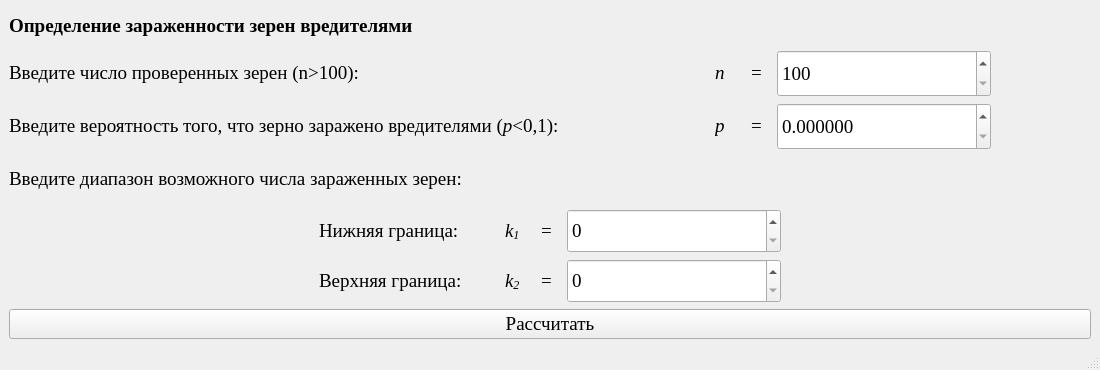
<?xml version="1.0" encoding="UTF-8"?>
<ui version="4.0">
 <class>MainWindow</class>
 <widget class="QMainWindow" name="MainWindow">
  <property name="geometry">
   <rect>
    <x>0</x>
    <y>0</y>
    <width>1100</width>
    <height>370</height>
   </rect>
  </property>
  <property name="minimumSize">
   <size>
    <width>1100</width>
    <height>370</height>
   </size>
  </property>
  <property name="maximumSize">
   <size>
    <width>1100</width>
    <height>370</height>
   </size>
  </property>
  <property name="windowTitle">
   <string>Определение зараженности зерен вредителями</string>
  </property>
  <widget class="QWidget" name="centralwidget">
   <layout class="QGridLayout" name="gridLayout_3">
    <item row="0" column="0">
     <widget class="QLabel" name="label_11">
      <property name="minimumSize">
       <size>
        <width>400</width>
        <height>35</height>
       </size>
      </property>
      <property name="font">
       <font>
        <family>Times New Roman</family>
        <pointsize>14</pointsize>
        <weight>75</weight>
        <bold>true</bold>
       </font>
      </property>
      <property name="text">
       <string>&lt;html&gt;&lt;head/&gt;&lt;body&gt;&lt;p&gt;Определение зараженности зерен вредителями&lt;/p&gt;&lt;/body&gt;&lt;/html&gt;</string>
      </property>
     </widget>
    </item>
    <item row="1" column="0">
     <layout class="QGridLayout" name="gridLayout_5" rowstretch="1,1,1,2">
      <item row="1" column="0">
       <layout class="QGridLayout" name="gridLayout_2">
        <item row="0" column="2">
         <widget class="QLabel" name="label_8">
          <property name="minimumSize">
           <size>
            <width>20</width>
            <height>0</height>
           </size>
          </property>
          <property name="maximumSize">
           <size>
            <width>20</width>
            <height>16777215</height>
           </size>
          </property>
          <property name="font">
           <font>
            <family>Times New Roman</family>
            <pointsize>14</pointsize>
           </font>
          </property>
          <property name="text">
           <string>&lt;html&gt;&lt;head/&gt;&lt;body&gt;&lt;p&gt;=&lt;/p&gt;&lt;/body&gt;&lt;/html&gt;</string>
          </property>
         </widget>
        </item>
        <item row="0" column="0">
         <widget class="QLabel" name="label_6">
          <property name="minimumSize">
           <size>
            <width>700</width>
            <height>35</height>
           </size>
          </property>
          <property name="font">
           <font>
            <family>Times New Roman</family>
            <pointsize>14</pointsize>
           </font>
          </property>
          <property name="text">
           <string>&lt;html&gt;&lt;head/&gt;&lt;body&gt;&lt;p&gt;Введите вероятность того, что зерно заражено вредителями (&lt;span style=&quot; font-style:italic;&quot;&gt;p&lt;/span&gt;&amp;lt;0,1):&lt;/p&gt;&lt;/body&gt;&lt;/html&gt;</string>
          </property>
         </widget>
        </item>
        <item row="0" column="3">
         <widget class="QDoubleSpinBox" name="doubleSpinBox_2">
          <property name="minimumSize">
           <size>
            <width>214</width>
            <height>25</height>
           </size>
          </property>
          <property name="maximumSize">
           <size>
            <width>16777215</width>
            <height>220</height>
           </size>
          </property>
          <property name="font">
           <font>
            <family>Times New Roman</family>
            <pointsize>14</pointsize>
           </font>
          </property>
          <property name="decimals">
           <number>6</number>
          </property>
          <property name="maximum">
           <double>0.099000000000000</double>
          </property>
          <property name="singleStep">
           <double>0.000001000000000</double>
          </property>
         </widget>
        </item>
        <item row="0" column="1">
         <widget class="QLabel" name="label_7">
          <property name="minimumSize">
           <size>
            <width>30</width>
            <height>0</height>
           </size>
          </property>
          <property name="maximumSize">
           <size>
            <width>30</width>
            <height>16777215</height>
           </size>
          </property>
          <property name="font">
           <font>
            <family>Times New Roman</family>
            <pointsize>14</pointsize>
            <italic>true</italic>
           </font>
          </property>
          <property name="text">
           <string>&lt;html&gt;&lt;head/&gt;&lt;body&gt;&lt;p&gt;p&lt;/p&gt;&lt;/body&gt;&lt;/html&gt;</string>
          </property>
         </widget>
        </item>
        <item row="0" column="4">
         <widget class="QLabel" name="label_10">
          <property name="text">
           <string/>
          </property>
         </widget>
        </item>
       </layout>
      </item>
      <item row="2" column="0">
       <layout class="QGridLayout" name="gridLayout_4">
        <item row="0" column="0">
         <widget class="QLabel" name="label_16">
          <property name="minimumSize">
           <size>
            <width>600</width>
            <height>35</height>
           </size>
          </property>
          <property name="font">
           <font>
            <family>Times New Roman</family>
            <pointsize>14</pointsize>
           </font>
          </property>
          <property name="text">
           <string>&lt;html&gt;&lt;head/&gt;&lt;body&gt;&lt;p&gt;Введите диапазон возможного числа зараженных зерен:&lt;/p&gt;&lt;/body&gt;&lt;/html&gt;</string>
          </property>
         </widget>
        </item>
       </layout>
      </item>
      <item row="0" column="0">
       <layout class="QGridLayout" name="gridLayout">
        <item row="0" column="1">
         <widget class="QLabel" name="label_2">
          <property name="minimumSize">
           <size>
            <width>30</width>
            <height>0</height>
           </size>
          </property>
          <property name="maximumSize">
           <size>
            <width>30</width>
            <height>16777215</height>
           </size>
          </property>
          <property name="font">
           <font>
            <family>Times New Roman</family>
            <pointsize>14</pointsize>
            <italic>true</italic>
           </font>
          </property>
          <property name="text">
           <string>&lt;html&gt;&lt;head/&gt;&lt;body&gt;&lt;p&gt;n&lt;/p&gt;&lt;/body&gt;&lt;/html&gt;</string>
          </property>
         </widget>
        </item>
        <item row="0" column="3">
         <widget class="QDoubleSpinBox" name="doubleSpinBox">
          <property name="minimumSize">
           <size>
            <width>214</width>
            <height>25</height>
           </size>
          </property>
          <property name="maximumSize">
           <size>
            <width>16777215</width>
            <height>220</height>
           </size>
          </property>
          <property name="font">
           <font>
            <family>Times New Roman</family>
            <pointsize>14</pointsize>
           </font>
          </property>
          <property name="decimals">
           <number>0</number>
          </property>
          <property name="minimum">
           <double>100.000000000000000</double>
          </property>
          <property name="maximum">
           <double>16777215.000000000000000</double>
          </property>
          <property name="value">
           <double>100.000000000000000</double>
          </property>
         </widget>
        </item>
        <item row="0" column="2">
         <widget class="QLabel" name="label_3">
          <property name="minimumSize">
           <size>
            <width>20</width>
            <height>0</height>
           </size>
          </property>
          <property name="maximumSize">
           <size>
            <width>20</width>
            <height>16777215</height>
           </size>
          </property>
          <property name="font">
           <font>
            <family>Times New Roman</family>
            <pointsize>14</pointsize>
           </font>
          </property>
          <property name="text">
           <string>&lt;html&gt;&lt;head/&gt;&lt;body&gt;&lt;p&gt;=&lt;/p&gt;&lt;/body&gt;&lt;/html&gt;</string>
          </property>
         </widget>
        </item>
        <item row="0" column="0">
         <widget class="QLabel" name="label">
          <property name="minimumSize">
           <size>
            <width>700</width>
            <height>35</height>
           </size>
          </property>
          <property name="font">
           <font>
            <family>Times New Roman</family>
            <pointsize>14</pointsize>
           </font>
          </property>
          <property name="text">
           <string>&lt;html&gt;&lt;head/&gt;&lt;body&gt;&lt;p&gt;Введите число проверенных зерен (n&amp;gt;100):&lt;/p&gt;&lt;/body&gt;&lt;/html&gt;</string>
          </property>
         </widget>
        </item>
        <item row="0" column="4">
         <widget class="QLabel" name="label_5">
          <property name="text">
           <string/>
          </property>
         </widget>
        </item>
       </layout>
      </item>
      <item row="3" column="0">
       <layout class="QGridLayout" name="gridLayout_8" columnstretch="1,0,1">
        <item row="0" column="0" rowspan="2">
         <widget class="QLabel" name="label_4">
          <property name="font">
           <font>
            <family>Times New Roman</family>
            <pointsize>14</pointsize>
           </font>
          </property>
          <property name="text">
           <string>&lt;html&gt;&lt;head/&gt;&lt;body&gt;&lt;p/&gt;&lt;/body&gt;&lt;/html&gt;</string>
          </property>
         </widget>
        </item>
        <item row="0" column="1">
         <layout class="QGridLayout" name="gridLayout_6">
          <item row="0" column="3">
           <widget class="QDoubleSpinBox" name="doubleSpinBox_5">
            <property name="minimumSize">
             <size>
              <width>214</width>
              <height>25</height>
             </size>
            </property>
            <property name="maximumSize">
             <size>
              <width>16777215</width>
              <height>220</height>
             </size>
            </property>
            <property name="font">
             <font>
              <family>Times New Roman</family>
              <pointsize>14</pointsize>
             </font>
            </property>
            <property name="decimals">
             <number>0</number>
            </property>
            <property name="maximum">
             <double>16777215.000000000000000</double>
            </property>
            <property name="singleStep">
             <double>1.000000000000000</double>
            </property>
           </widget>
          </item>
          <item row="0" column="2">
           <widget class="QLabel" name="label_19">
            <property name="minimumSize">
             <size>
              <width>20</width>
              <height>0</height>
             </size>
            </property>
            <property name="maximumSize">
             <size>
              <width>20</width>
              <height>16777215</height>
             </size>
            </property>
            <property name="font">
             <font>
              <family>Times New Roman</family>
              <pointsize>14</pointsize>
             </font>
            </property>
            <property name="text">
             <string>&lt;html&gt;&lt;head/&gt;&lt;body&gt;&lt;p&gt;=&lt;/p&gt;&lt;/body&gt;&lt;/html&gt;</string>
            </property>
           </widget>
          </item>
          <item row="0" column="1">
           <widget class="QLabel" name="label_21">
            <property name="minimumSize">
             <size>
              <width>30</width>
              <height>0</height>
             </size>
            </property>
            <property name="maximumSize">
             <size>
              <width>30</width>
              <height>16777215</height>
             </size>
            </property>
            <property name="font">
             <font>
              <family>Times New Roman</family>
              <pointsize>14</pointsize>
              <italic>true</italic>
             </font>
            </property>
            <property name="text">
             <string>&lt;html&gt;&lt;head/&gt;&lt;body&gt;&lt;p&gt;k&lt;span style=&quot; vertical-align:sub;&quot;&gt;1&lt;/span&gt;&lt;/p&gt;&lt;/body&gt;&lt;/html&gt;</string>
            </property>
           </widget>
          </item>
          <item row="0" column="0">
           <widget class="QLabel" name="label_9">
            <property name="minimumSize">
             <size>
              <width>180</width>
              <height>0</height>
             </size>
            </property>
            <property name="font">
             <font>
              <family>Times New Roman</family>
              <pointsize>14</pointsize>
             </font>
            </property>
            <property name="text">
             <string>Нижняя граница:</string>
            </property>
           </widget>
          </item>
         </layout>
        </item>
        <item row="0" column="2" rowspan="2">
         <widget class="QLabel" name="label_22">
          <property name="font">
           <font>
            <family>Times New Roman</family>
            <pointsize>14</pointsize>
           </font>
          </property>
          <property name="text">
           <string>&lt;html&gt;&lt;head/&gt;&lt;body&gt;&lt;p/&gt;&lt;/body&gt;&lt;/html&gt;</string>
          </property>
         </widget>
        </item>
        <item row="1" column="1">
         <layout class="QGridLayout" name="gridLayout_7">
          <item row="0" column="1">
           <widget class="QLabel" name="label_25">
            <property name="minimumSize">
             <size>
              <width>30</width>
              <height>0</height>
             </size>
            </property>
            <property name="maximumSize">
             <size>
              <width>30</width>
              <height>16777215</height>
             </size>
            </property>
            <property name="font">
             <font>
              <family>Times New Roman</family>
              <pointsize>14</pointsize>
              <italic>true</italic>
             </font>
            </property>
            <property name="text">
             <string>&lt;html&gt;&lt;head/&gt;&lt;body&gt;&lt;p&gt;k&lt;span style=&quot; vertical-align:sub;&quot;&gt;2&lt;/span&gt;&lt;/p&gt;&lt;/body&gt;&lt;/html&gt;</string>
            </property>
           </widget>
          </item>
          <item row="0" column="3">
           <widget class="QDoubleSpinBox" name="doubleSpinBox_6">
            <property name="minimumSize">
             <size>
              <width>214</width>
              <height>25</height>
             </size>
            </property>
            <property name="maximumSize">
             <size>
              <width>16777215</width>
              <height>220</height>
             </size>
            </property>
            <property name="font">
             <font>
              <family>Times New Roman</family>
              <pointsize>14</pointsize>
             </font>
            </property>
            <property name="decimals">
             <number>0</number>
            </property>
            <property name="maximum">
             <double>2000.000000000000000</double>
            </property>
            <property name="singleStep">
             <double>1.000000000000000</double>
            </property>
           </widget>
          </item>
          <item row="0" column="2">
           <widget class="QLabel" name="label_23">
            <property name="minimumSize">
             <size>
              <width>20</width>
              <height>0</height>
             </size>
            </property>
            <property name="maximumSize">
             <size>
              <width>20</width>
              <height>16777215</height>
             </size>
            </property>
            <property name="font">
             <font>
              <family>Times New Roman</family>
              <pointsize>14</pointsize>
             </font>
            </property>
            <property name="text">
             <string>&lt;html&gt;&lt;head/&gt;&lt;body&gt;&lt;p&gt;=&lt;/p&gt;&lt;/body&gt;&lt;/html&gt;</string>
            </property>
           </widget>
          </item>
          <item row="0" column="0">
           <widget class="QLabel" name="label_12">
            <property name="minimumSize">
             <size>
              <width>180</width>
              <height>0</height>
             </size>
            </property>
            <property name="font">
             <font>
              <family>Times New Roman</family>
              <pointsize>14</pointsize>
             </font>
            </property>
            <property name="text">
             <string>Верхняя граница:</string>
            </property>
           </widget>
          </item>
         </layout>
        </item>
       </layout>
      </item>
     </layout>
    </item>
    <item row="2" column="0">
     <widget class="QPushButton" name="pushButton">
      <property name="font">
       <font>
        <family>Times New Roman</family>
        <pointsize>14</pointsize>
       </font>
      </property>
      <property name="text">
       <string>Рассчитать</string>
      </property>
     </widget>
    </item>
   </layout>
  </widget>
  <widget class="QStatusBar" name="statusbar"/>
 </widget>
 <resources/>
 <connections/>
</ui>
